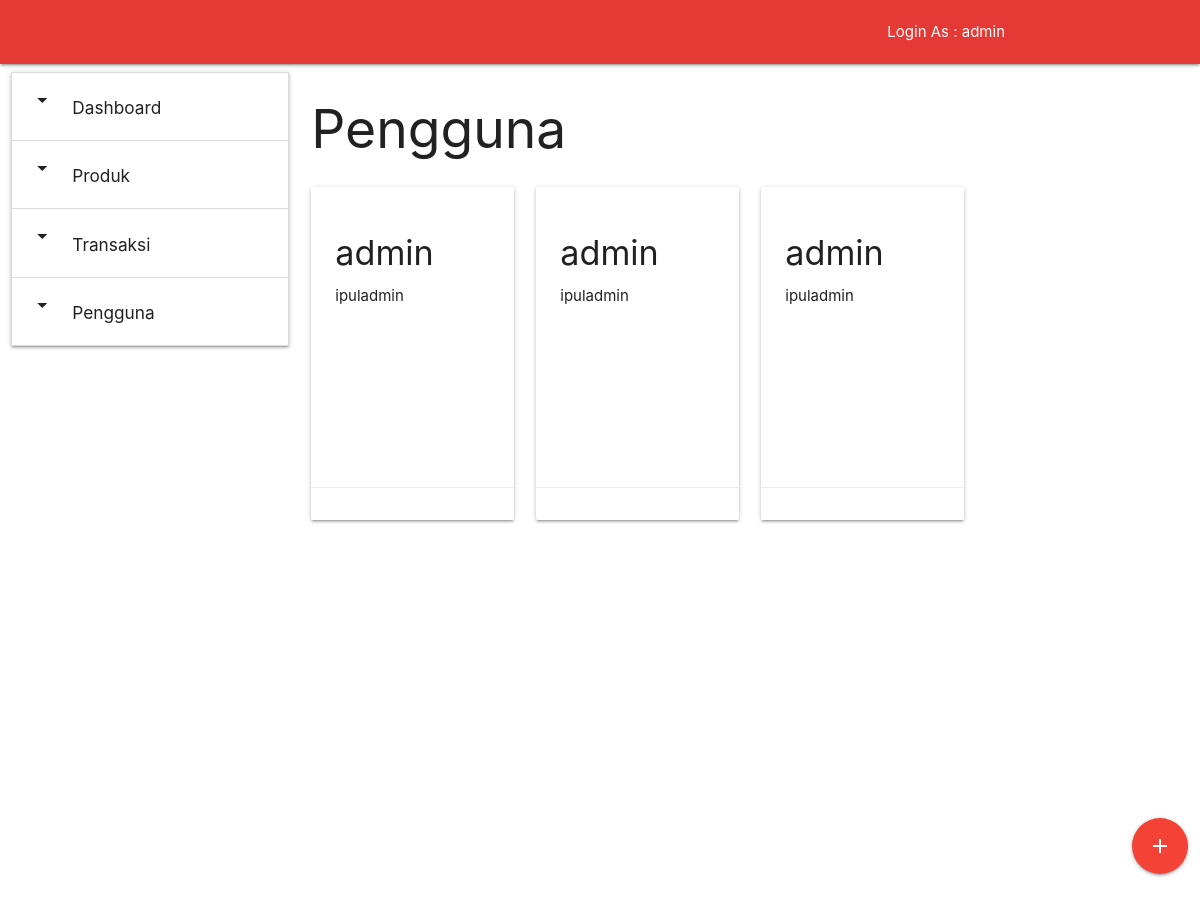
The app's page /index.php?menu=users (signed in) with its own data.
### tables this page shows
CREATE TABLE user(
    id INT(11) NOT NULL AUTO_INCREMENT PRIMARY KEY,
    name TEXT,
    username TEXT,
    password TEXT
);

### model/db.php (called while the page is built, shortened)
<?php
function get_connection($configs){
    $username = $configs['username'];
    $password = $configs['password'];
    $host = $configs['host'];
    $dbname = $configs['name'];
    $db = new mysqli($host,$username,$password,$dbname);
    return $db;
}
?>

### model/user.php (called while the page is built, shortened)
<?php
class user {
    public $id;
    public function one($db) {
        $result_query = new result_query();
        $one = new user();
        $query = "SELECT id,name,username,password FROM user WHERE id=? LIMIT 1";
        $stmt = $db->prepare($query);
        $stmt->bind_param('i', $this->id);
        $stmt->execute();
        $rows = $stmt->get_result();
        $result = $rows->fetch_assoc();
        $one->id = $result['id'];
        $one->name = $result['name'];
        $one->username = $result['username'];
        $one->password = $result['password'];
        $result_query->data = $one;
        return $result_query;
    }
    public function all($db,$list_query) {
        $result_query = new result_query();
        $all = array();
        $query = "SELECT
                    id,name,username,password
                FROM
                    user
                WHERE
                    ".$list_query->search_by." LIKE ?
                ORDER BY
                    ".$list_query->order_by." ".$list_query->order_dir."
                LIMIT ?
                OFFSET ?";
        $stmt = $db->prepare($query);
        $search = "%".$list_query->search_value."%";
        $offset = $list_query->offset;
        $limit =  $list_query->limit;
        $stmt->bind_param('sii',$search ,$limit, $offset);
        $stmt->execute();
        $rows = $stmt->get_result();
        while ($result = $rows->fetch_assoc()){
            $one = new user();
            $one->id = $result['id'];
            $one->name = $result['name'];
            $one->username = $result['username'];
            $one->password = $result['password'];
            array_push($all,$one);
        }
        $result_query->data = $all;
        return $result_query;
    }
}
?>

### pages/user.php (the view, shortened to what this page needs)
<?php
include_once("model/user.php");
include_once("model/db.php");
$user = new user();
$usert_query = (object) ['search_by' => 'username','search_value' => '','order_by' => 'id','order_dir'=> 'asc','offset' => 0,'limit' => 100];
$result_user = $user->all(get_connection(include("api/config.php")),$usert_query);
?>
<div class="fixed-action-btn">
    <a class="btn-floating btn-large waves-effect waves-light red"><i class="material-icons">add</i></a>
</div>
<div class="row">
    <?php foreach ($result_user->data as $value) { ?>
        <div class="col s12 m6 l3">
            <div class="card">
                <div class="card-content">
                    <h4><?php echo $value->name ?></h4>
                    <p><?php echo $value->username ?></p>
                </div>
                <div class="card-action">
                </div>
            </div>
        </div>
    <?php } ?>
</div>

### pages/dashboard.php (shortened to what this page needs)
<?php
include_once("model/user.php");
include_once("model/db.php");
$usr = new user();
$usr->id = $_SESSION["session"];
$result = $usr->one(get_connection(include("api/config.php")));
$name = "Login As : ".$result->data->name;
?>
<nav class="red darken-1" role="navigation">
    <div class="nav-wrapper container"><a id="logo-container" href="#" class="brand-logo"></a>
        <ul class="right hide-on-med-and-down">
        <li><a><?php echo $name; ?></a></li>
        </ul>
    </div>
</nav>
<div class="row">
    <div class="col s12 m4 l3">
        <div id="menu">
            <ul class="collapsible expandable">
                <li>
                    <div class="collapsible-header"><i class="material-icons">arrow_drop_down</i>
                        <h6> Dashboard </h6>
                    </div>
                </li>
                <li>
                    <div class="collapsible-header"><i class="material-icons">arrow_drop_down</i>
                        <h6> Produk</h6>
                    </div>
                </li>
                <li>
                    <div class="collapsible-header"><i class="material-icons">arrow_drop_down</i>
                        <h6> Transaksi</h6>
                    </div>
                </li>
                <li>
                    <div class="collapsible-header"><i class="material-icons">arrow_drop_down</i>
                        <h6> Pengguna</h6>
                    </div>
                </li>
            </ul>
        </div>
    </div>
    <div class="col s12 m8 l9">
        <div id="container" style="min-height:800px">
            <div id="content">
            <?php
            if (isset($_GET['menu']) && !empty($_GET['menu'])) {
                $menu = $_GET['menu'];
                if ($menu == "recomendations"){
                    echo "<h2> Produk Rekomendasi </h2>";
                    include_once "pages/recomendation.php";
                } else if ($menu == "products"){
                    echo "<h2> Daftar Produk </h2>";
                    include_once "pages/product.php";
                } else if ($menu == "transactions"){
                    echo "<h2> Daftar Transaksi </h2>";
                    include_once "pages/transaction.php";
                } else if ($menu == "users"){
                    echo "<h2> Pengguna </h2>";
                    include_once "pages/user.php";
                } else if ($menu == "detail_recomendation"){
                    echo "<h2> Detail Produk Rekomendasi</h2>";
                    include_once "pages/detail_recomendation.php";
                } else if ($menu == "detail_product"){
                    echo "<h2> Detail Produk </h2>";
                    include_once "pages/detail_product.php";
                } else if ($menu == "detail_transaction"){
                    echo "<h2> Detail Transaksi </h2>";
                    include_once "pages/detail_transaction.php";
                } else if ($menu == "add_product"){
                    echo "<h2> Tambah Produk </h2>";
                    include_once "pages/add_product.php";
                } else if ($menu == "edit_product"){
                    echo "<h2> Edit Produk </h2>";
                    include_once "pages/edit_product.php";
                } else {
                    header("location: /index.php?message=menu tidak ditemukan");
                    exit;
                }
            } ?>
            </div>
        </div>
    </div>
</div>

### css/style.css (style rules this page uses)
.card-content { height: 300px; overflow: hidden; }
.fixed-action-btn { left: auto; right: 1%; bottom: 5%; }

### records on screen
user: name "Login As : admin", name "admin", username "ipuladmin"
user: name "admin", username "ipuladmin"
user: name "admin", username "ipuladmin"
